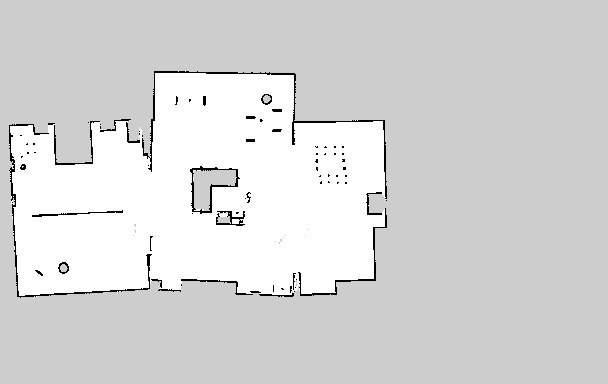
#> input picture tools/limo-patrol-viz/maps/map.pgm, 608 x 384 px
$ python patrol_sim.py
#> lines starting #> are read from the running program, lines starting #| are printed output that depends on the picture; after the words box and inside, x2 and y2 are one past the last pixel; in counts of white or black regions, pixels touching at a corner belong together
"""limo-MCP 맵 위에서 순찰 시나리오를 기하학적으로 시뮬레이션한다.

Gazebo 물리도 Nav2도 YOLO도 없이, 우리가 설계한 5단계 흐름을 그대로 재현:
  ① 순서 결정  ② 경로계획(A*)  ③ 1Hz 카메라 스캔
  ④ 경로 추종 이동          ④.5 도착 후 look_around 360° 회전
검증 목표: "이 순찰로 집 안 어디에 계신 할머니를 찾을 수 있는가" (커버리지)
"""
import cv2, numpy as np, os, math, heapq, json

D = os.path.dirname(os.path.abspath(__file__))
RES, OX, OY = 0.05, -10.0, -10.0        # limo-MCP 동봉 맵 (gzweb 브랜치)

# --- 로봇/센서 제원 (turtlebot3 waffle 기준, LIMO도 유사) ---
V_LIN      = 0.22      # m/s
V_ANG      = 0.50      # rad/s
ROBOT_R    = 0.22      # m (충돌 여유)
CAM_FOV    = math.radians(62)   # realsense r200 수평 화각
CAM_RANGE  = 4.0       # m, 사람 검출 유효 거리
SCAN_HZ    = 1.0
N_RAYS     = 48        # 가시영역 계산용 레이 수

SPAWN = (3.5, 1.0, 0.0)
# 사각지대 2곳((-7.77,0.56) 좌상단 방, (8.10,1.71) 식탁구역)을 추가하고
# 이동거리가 짧아지도록 시계방향 루프로 재배열
PATROL = [(8.10, 1.71), (4.30, -0.55), (1.45, 4.35), (-2.00, -0.80),
          (-7.77, 0.56), (-7.90, -2.95), (7.15, -3.30)]

# ---------- 맵 ----------
with open(os.path.join(D, "maps", "map.pgm"), "rb") as f:
    img = cv2.imdecode(np.frombuffer(f.read(), np.uint8), cv2.IMREAD_GRAYSCALE)
#> img is the input picture: shape (384, 608); min 0, max 254, mean 214.7
H, W = img.shape
#> H = 384; W = 608
free = (img > 250).astype(np.uint8)                 # 자유공간
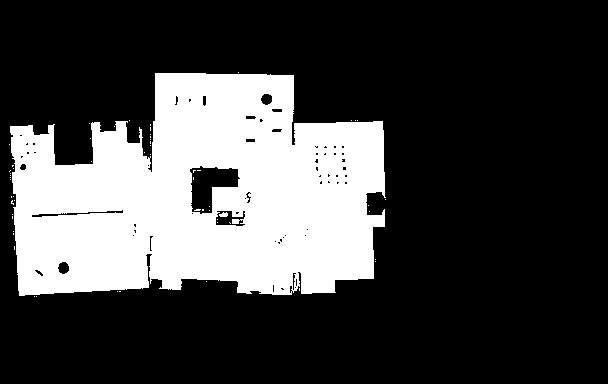
#> free: shape (384, 608); values 0 (black) and 1 (white), 26.6% white; 58 white regions (56 under 20 px), largest, box (x1, y1, x2, y2) and area: (10, 73, 386, 296) 61924, (219, 212, 228, 217) 33
blocked = (img < 250).astype(np.uint8)              # 벽 + 미탐색 = 시야 차단
dist_m = cv2.distanceTransform(free, cv2.DIST_L2, 5) * RES
drivable = dist_m >= ROBOT_R                        # 로봇 중심이 갈 수 있는 곳
#> drivable: shape (384, 608) bool; 20.8% white; 5 white regions (2 under 20 px), largest, box (x1, y1, x2, y2) and area: (16, 77, 381, 291) 48286, (322, 157, 339, 172) 204, (14, 130, 32, 154) 157
#| 맵 608x384 px = 30.4x19.2 m,  자유공간 155 m2

def to_px(x, y):  return int(round((x - OX) / RES)), int(round(H - (y - OY) / RES))
def to_m(px, py): return OX + px * RES, OY + (H - py) * RES

# ---------- A* ----------
def astar(start_m, goal_m):
    s, g = to_px(*start_m), to_px(*goal_m)
    def snap(p):                                     # 가까운 주행가능 셀로 스냅
        if drivable[p[1], p[0]]: return p
        ys, xs = np.nonzero(drivable)
        k = np.argmin((xs - p[0])**2 + (ys - p[1])**2)
        return int(xs[k]), int(ys[k])
    s, g = snap(s), snap(g)
    nbr = [(-1,0),(1,0),(0,-1),(0,1),(-1,-1),(-1,1),(1,-1),(1,1)]
    openq = [(0.0, s)]; came = {}; gs = {s: 0.0}
    while openq:
        _, cur = heapq.heappop(openq)
        if cur == g: break
        for dx, dy in nbr:
            nx, ny = cur[0]+dx, cur[1]+dy
            if not (0 <= nx < W and 0 <= ny < H) or not drivable[ny, nx]: continue
            step = math.hypot(dx, dy)
            # 벽에 붙지 않도록 여유가 적은 셀에 페널티
            cost = gs[cur] + step * (1.0 + 2.0 * max(0.0, 0.6 - dist_m[ny, nx]))
            if cost < gs.get((nx, ny), 1e18):
                gs[(nx, ny)] = cost; came[(nx, ny)] = cur
                h = math.hypot(nx-g[0], ny-g[1])
                heapq.heappush(openq, (cost + h, (nx, ny)))
    if g not in came and g != s: return None
    path, c = [], g
    while c != s:
        path.append(to_m(*c)); c = came[c]
    path.append(to_m(*s)); path.reverse()
    return path[::4]                                  # 0.2m 간격으로 솎기

# ---------- 가시영역 ----------
cover = np.zeros((H, W), np.uint8)
def mark_visible(x, y, yaw):
#> called with x = 3.5, y = 1, yaw = 0
    cx, cy = to_px(x, y)
#> cx = 270; cy = 164
    for i in range(N_RAYS):
        a = yaw - CAM_FOV/2 + CAM_FOV * i / (N_RAYS - 1)
        dx, dy = math.cos(a), -math.sin(a)
        for step in range(1, int(CAM_RANGE / RES)):
            px, py = int(cx + dx*step), int(cy + dy*step)
            if not (0 <= px < W and 0 <= py < H) or blocked[py, px]: break
            cover[py, px] = 1
#> cover: shape (384, 608); values 0 (black) and 1 (white), 0.88% white; 1 white region, box (x1, y1, x2, y2) and area: (270, 123, 349, 205) 2044

# ---------- 순찰 실행 ----------
t = 0.0
next_scan = 0.0
x, y, yaw = SPAWN
log, scans, traj = [], [], [(x, y)]

def advance_to(nx, ny):
    """직선 구간을 이동하며 1Hz로 스캔."""
    global x, y, yaw, t, next_scan
    tgt = math.atan2(ny - y, nx - x)
    dyaw = (tgt - yaw + math.pi) % (2*math.pi) - math.pi
    for phase, dur in (("turn", abs(dyaw)/V_ANG), ("move", math.hypot(nx-x, ny-y)/V_LIN)):
        t0, y0, x0, yaw0 = t, y, x, yaw
        while t < t0 + dur:
            dt = min(0.1, t0 + dur - t); t += dt
            f = (t - t0) / dur if dur > 0 else 1.0
            if phase == "turn": yaw = yaw0 + dyaw * f
            else: x, y = x0 + (nx-x0)*f, y0 + (ny-y0)*f
            if t >= next_scan:
                mark_visible(x, y, yaw); scans.append((x, y, yaw, t)); next_scan += 1.0/SCAN_HZ
        yaw = yaw0 + dyaw if phase == "turn" else yaw
        x, y = (nx, ny) if phase == "move" else (x, y)
    traj.append((x, y))

def look_around():
    global yaw, t, next_scan
    dur = 2*math.pi / V_ANG
    t0, yaw0 = t, yaw
    while t < t0 + dur:
        dt = min(0.1, t0 + dur - t); t += dt
        yaw = yaw0 + 2*math.pi * (t - t0)/dur
        if t >= next_scan:
            mark_visible(x, y, yaw); scans.append((x, y, yaw, t)); next_scan += 1.0/SCAN_HZ

print(f"맵 {W}x{H} px = {W*RES:.1f}x{H*RES:.1f} m,  자유공간 {free.sum()*RES*RES:.0f} m2")
print(f"로봇 v={V_LIN} m/s, w={V_ANG} rad/s, FOV {math.degrees(CAM_FOV):.0f}°, 사거리 {CAM_RANGE} m, 스캔 {SCAN_HZ} Hz\n")
print(f"{'구간':<22}{'거리(m)':>9}{'누적시간':>10}{'스캔':>7}{'커버율':>9}")
print("-" * 60)

mark_visible(x, y, yaw)
prev = (x, y)
for i, (gx, gy) in enumerate(PATROL, 1):
    path = astar((x, y), (gx, gy))
    if path is None:
        print(f"  WP{i} ({gx},{gy}) : ❌ 경로 없음"); continue
    d0 = t; s0 = len(scans); px0, py0 = x, y
    for wx, wy in path[1:]:
        advance_to(wx, wy)
    dist_travelled = sum(math.hypot(path[k+1][0]-path[k][0], path[k+1][1]-path[k][1])
                         for k in range(len(path)-1))
    print(f"{'이동 -> WP'+str(i):<22}{dist_travelled:>9.1f}{t:>9.0f}s{len(scans)-s0:>7}"
          f"{100*cover.sum()/free.sum():>8.1f}%")
    s1 = len(scans)
    look_around()
    print(f"{'  look_around WP'+str(i):<22}{'-':>9}{t:>9.0f}s{len(scans)-s1:>7}"
          f"{100*cover.sum()/free.sum():>8.1f}%")
#> this loop made 7 passes
#| 이동 -> WP1                   5.7       36s     36     9.4%
#|   look_around WP1             -       48s     13    12.5%
#| 이동 -> WP2                   5.6       81s     32    26.0%
#|   look_around WP2             -       93s     13    32.2%
#| 이동 -> WP3                   6.1      126s     33    42.0%
#|   look_around WP3             -      139s     12    45.9%
#| 이동 -> WP4                   6.2      176s     38    58.0%
#|   look_around WP4             -      189s     12    66.6%
#| 이동 -> WP5                   5.9      220s     31    73.8%
#|   look_around WP5             -      233s     13    75.1%
#> (further printed lines are left out)
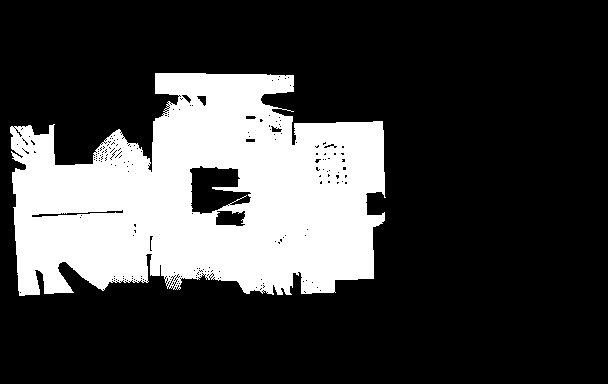
#> cover: shape (384, 608); values 0 (black) and 1 (white), 25% white; 1 white region, box (x1, y1, x2, y2) and area: (10, 73, 386, 296) 58276

covered = int((cover & free).sum())
total = int(free.sum())
print("-" * 60)
print(f"총 소요 {t:.0f}초 ({t/60:.1f}분),  스캔 {len(scans)}회")
print(f"커버리지 {covered}/{total} = {100*covered/total:.1f}%  (미커버 {(total-covered)*RES*RES:.1f} m2)")
#| 커버리지 58276/62063 = 93.9%  (미커버 9.5 m2)

# ---------- 미커버 영역 ----------
uncov = (free & ~cover).astype(np.uint8)
#> uncov: shape (384, 608); values 0 (black) and 1 (white), 1.6% white; 291 white regions (270 under 20 px), largest, box (x1, y1, x2, y2) and area: (212, 189, 249, 211) 511, (61, 265, 102, 292) 457, (268, 92, 294, 116) 426
n, lbl, st, cent = cv2.connectedComponentsWithStats(uncov, 8)
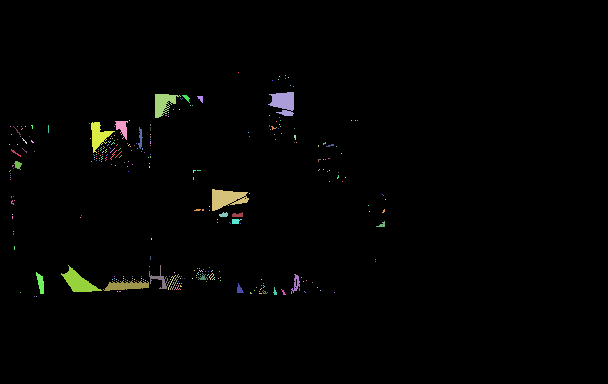
#> lbl: shape (384, 608) int32; 292 distinct labels, from 0 to 291; one colour per label, 0 black
big = sorted([(st[i, cv2.CC_STAT_AREA]*RES*RES, i) for i in range(1, n)], reverse=True)
print("\n미커버 영역 상위 (2 m2 이상):")
for a, i in big[:6]:
    if a < 2.0: break
    cx, cy = cent[i]
    print(f"  {a:5.1f} m2  중심 ({OX+cx*RES:6.2f}, {OY+(H-cy)*RES:6.2f})")
#> this loop made 1 pass
#> (a, i) on pass 1: (1.28, 167)

# ---------- 시각화 ----------
vis = np.full((H, W, 3), 60, np.uint8)
vis[free > 0] = (235, 235, 235)
vis[(cover & free) > 0] = (170, 235, 170)      # 커버된 자유공간 = 연두
vis[img < 100] = (30, 30, 30)                  # 벽
for k in range(len(traj)-1):
    cv2.line(vis, to_px(*traj[k]), to_px(*traj[k+1]), (200, 80, 0), 1)
for sx, sy, syaw, _ in scans:
    cv2.circle(vis, to_px(sx, sy), 1, (0, 0, 200), -1)
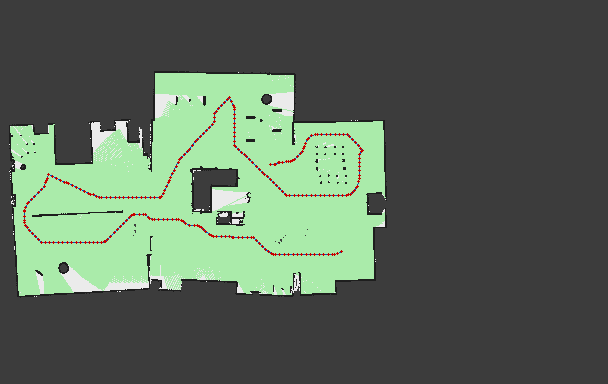
#> vis: shape (384, 608, 3); mean of channels 0, 1, 2 88.9, 104.5, 89.7; drawn as B, G, R
for i, (gx, gy) in enumerate(PATROL, 1):
    p = to_px(gx, gy)
    cv2.circle(vis, p, 6, (0, 0, 220), -1)
    cv2.putText(vis, str(i), (p[0]+8, p[1]+4), cv2.FONT_HERSHEY_SIMPLEX, .5, (0,0,220), 2)
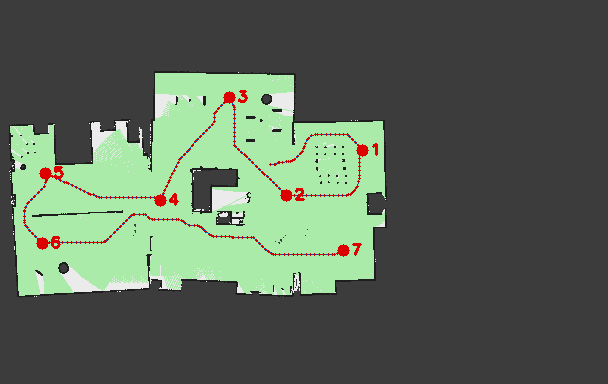
#> vis: shape (384, 608, 3); 0.55% of pixels changed, all inside (x1, y1, x2, y2) = (36, 90, 378, 257); drawn as B, G, R
sp = to_px(SPAWN[0], SPAWN[1])
cv2.circle(vis, sp, 7, (0, 160, 255), 2)
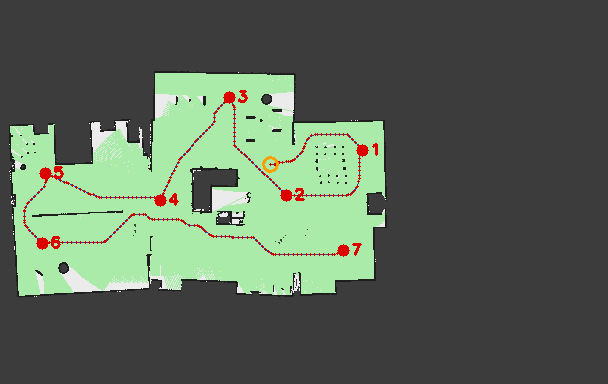
#> vis: shape (384, 608, 3); 0.05% of pixels changed, all inside (x1, y1, x2, y2) = (262, 156, 279, 173); drawn as B, G, R
cv2.putText(vis, "S", (sp[0]-4, sp[1]+4), cv2.FONT_HERSHEY_SIMPLEX, .5, (0,160,255), 2)
#> vis: shape (384, 608, 3); 0.02% of pixels changed, all inside (x1, y1, x2, y2) = (267, 159, 276, 170)

ys, xs = np.nonzero(free)
crop = vis[ys.min()-8:ys.max()+8, xs.min()-8:xs.max()+8]
out = cv2.resize(crop, None, fx=3, fy=3, interpolation=cv2.INTER_NEAREST)
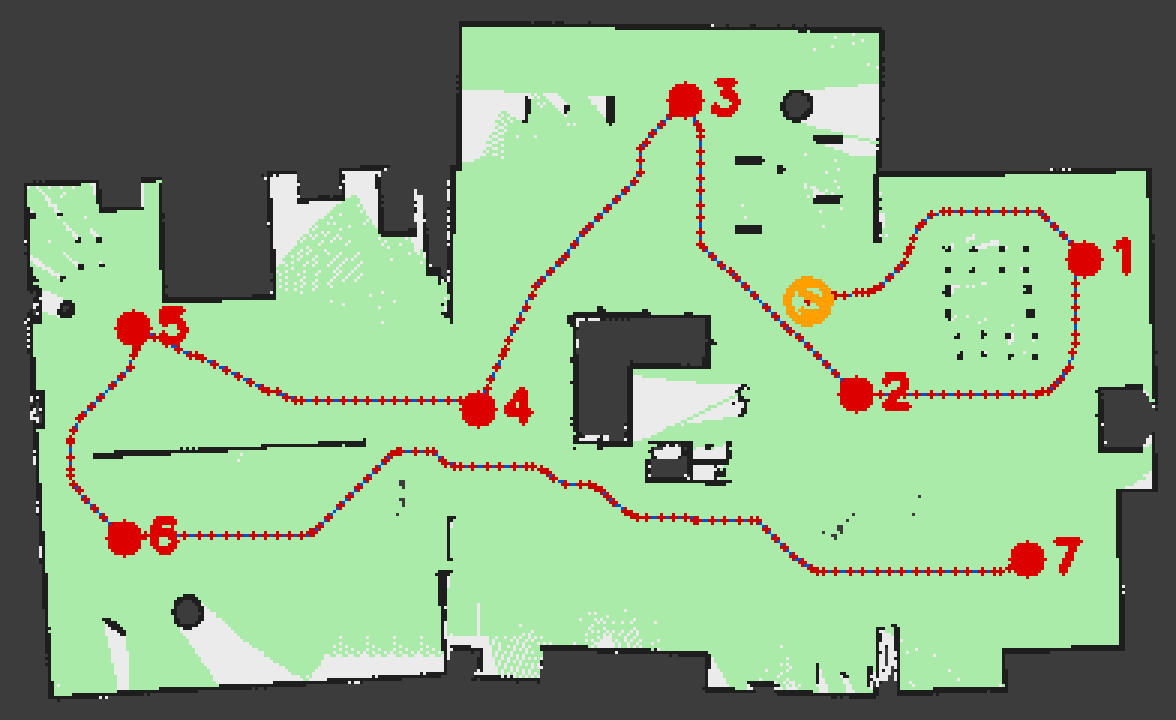
#> out: shape (720, 1176, 3); mean of channels 0, 1, 2 129.3, 167.4, 134.7; drawn as B, G, R
cv2.imencode(".png", out)[1].tofile(os.path.join(D, "patrol_sim.png"))
print("\nsaved patrol_sim.png  (연두=카메라가 본 영역, 주황선=주행 경로, 빨간점=스캔 위치)")
